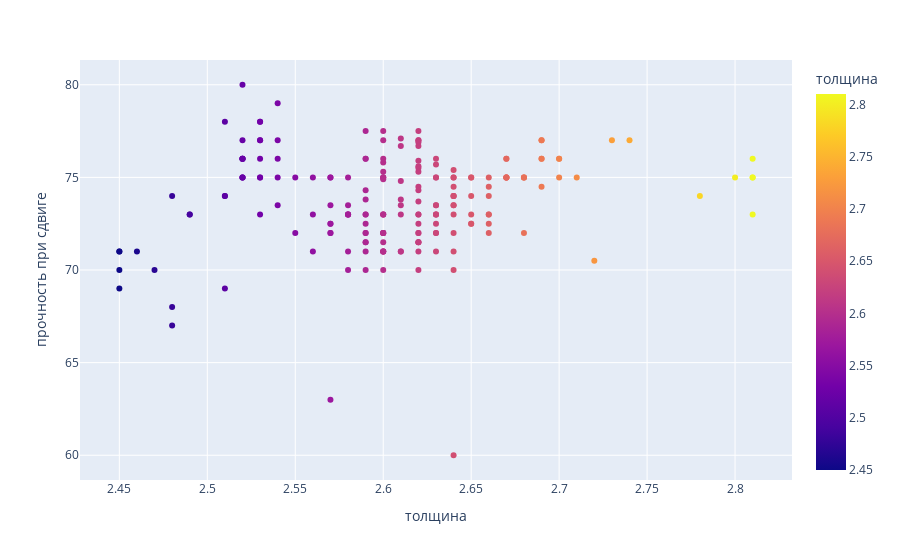

Here is the notebook cell this chart was saved with:
### Code cell
fig = px.scatter(
    data_frame=df, 
    x='толщина',
    y='прочность при сдвиге',
    color='толщина'
)
fig.show()

### Figure 1 — Plotly figure (JSON) as saved in the notebook; plotly's stock layout.template omitted (floating-point values rounded to 4 significant figures; data arrays with more than 128 entries replaced by an {"elided": "..."} marker saying what was removed)
{"data": [{"hovertemplate": "толщина=%{marker.color}<br>прочность при сдвиге=%{y}<extra></extra>", "legendgroup": "", "marker": {"color": {"elided": "192 float values"}, "coloraxis": "coloraxis", "symbol": "circle"}, "mode": "markers", "name": "", "orientation": "v", "showlegend": false, "type": "scatter", "x": {"elided": "192 float values"}, "xaxis": "x", "y": {"elided": "192 float values"}, "yaxis": "y"}], "layout": {"coloraxis": {"colorbar": {"title": {"text": "толщина"}}, "colorscale": [[0, "#0d0887"], [0.1111, "#46039f"], [0.2222, "#7201a8"], [0.3333, "#9c179e"], [0.4444, "#bd3786"], [0.5556, "#d8576b"], [0.6667, "#ed7953"], [0.7778, "#fb9f3a"], [0.8889, "#fdca26"], [1, "#f0f921"]]}, "legend": {"tracegroupgap": 0}, "margin": {"t": 60}, "xaxis": {"anchor": "y", "domain": [0, 1], "title": {"text": "толщина"}}, "yaxis": {"anchor": "x", "domain": [0, 1], "title": {"text": "прочность при сдвиге"}}}}
